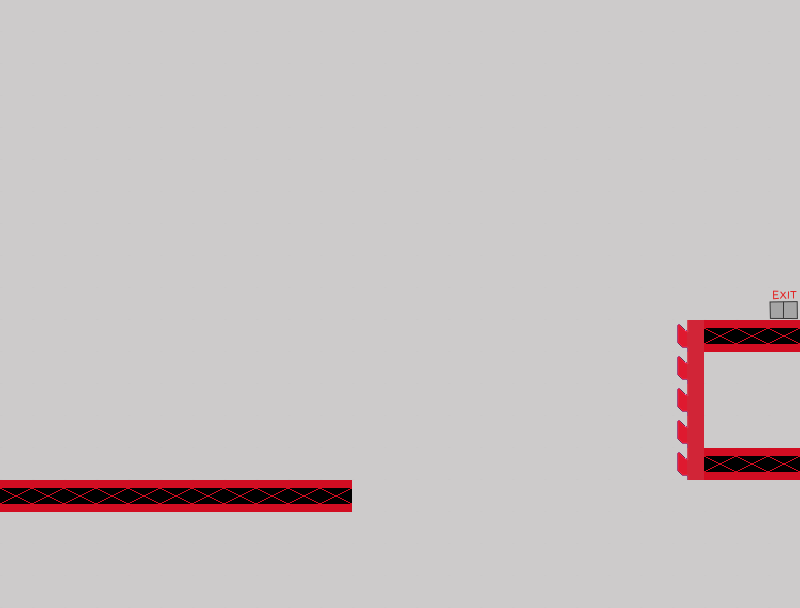

A 2D game scene composited from a Tiled map and its tileset images. What follows is a short description and the map's XML, with every tile layer's data as written:
An orthogonal 25x19 tile map with 32x32 px tiles, 3 tile layers (background, foreground, inst), 5 tilesets and 8 objects (player, goal).

<map version="1.0" orientation="orthogonal" renderorder="right-down" width="25" height="19" tilewidth="32" tileheight="32" nextobjectid="101">
 <tileset firstgid="1" name="factory_tilesheet" tilewidth="32" tileheight="32" tilecount="15" columns="5">
  <image source="factory_tilesheet.png" width="160" height="96" />
 </tileset>
 <tileset firstgid="16" name="inst" tilewidth="32" tileheight="48" tilecount="4" columns="4">
  <image source="left_right_buttons.png" width="128" height="48" />
 </tileset>
 <tileset firstgid="20" name="space" tilewidth="32" tileheight="48" tilecount="4" columns="4">
  <image source="space.png" width="128" height="48" />
 </tileset>
 <tileset firstgid="24" name="shift" tilewidth="32" tileheight="48" tilecount="4" columns="4">
  <image source="shift.png" width="128" height="48" />
 </tileset>
 <tileset firstgid="28" name="exit" tilewidth="32" tileheight="32" tilecount="1" columns="1">
  <image source="exit.png" width="32" height="32" />
 </tileset>
 <layer name="background" width="25" height="19">
  <data encoding="csv">
7,7,7,7,7,7,7,7,7,7,7,7,7,7,7,7,7,7,7,7,7,7,7,7,7,
7,7,7,7,7,7,7,7,7,7,7,7,7,7,7,7,7,7,7,7,7,7,7,7,7,
7,7,7,7,7,7,7,7,7,7,7,7,7,7,7,7,7,7,7,7,7,7,7,7,7,
7,7,7,7,7,7,7,7,7,7,7,7,7,7,7,7,7,7,7,7,7,7,7,7,7,
7,7,7,7,7,7,7,7,7,7,7,7,7,7,7,7,7,7,7,7,7,7,7,7,7,
7,7,7,7,7,7,7,7,7,7,7,7,7,7,7,7,7,7,7,7,7,7,7,7,7,
7,7,7,7,7,7,7,7,7,7,7,7,7,7,7,7,7,7,7,7,7,7,7,7,7,
7,7,7,7,7,7,7,7,7,7,7,7,7,7,7,7,7,7,7,7,7,7,7,7,7,
7,7,7,7,7,7,7,7,7,7,7,7,7,7,7,7,7,7,7,7,7,7,7,7,7,
7,7,7,7,7,7,7,7,7,7,7,7,7,7,7,7,7,7,7,7,7,7,7,7,7,
7,7,7,7,7,7,7,7,7,7,7,7,7,7,7,7,7,7,7,7,7,7,7,7,7,
7,7,7,7,7,7,7,7,7,7,7,7,7,7,7,7,7,7,7,7,7,7,7,7,7,
7,7,7,7,7,7,7,7,7,7,7,7,7,7,7,7,7,7,7,7,7,7,7,7,7,
7,7,7,7,7,7,7,7,7,7,7,7,7,7,7,7,7,7,7,7,7,7,7,7,7,
7,7,7,7,7,7,7,7,7,7,7,7,7,7,7,7,7,7,7,7,7,7,7,7,7,
7,7,7,7,7,7,7,7,7,7,7,7,7,7,7,7,7,7,7,7,7,7,7,7,7,
7,7,7,7,7,7,7,7,7,7,7,7,7,7,7,7,7,7,7,7,7,7,7,7,7,
7,7,7,7,7,7,7,7,7,7,7,7,7,7,7,7,7,7,7,7,7,7,7,7,7,
7,7,7,7,7,7,7,7,7,7,7,7,7,7,7,7,7,7,7,7,7,7,7,7,7
</data>
 </layer>
 <layer name="foreground" width="25" height="19">
  <data encoding="csv">
0,0,0,0,0,0,0,0,0,0,0,0,0,0,0,0,0,0,0,0,0,0,0,0,0,
0,0,0,0,0,0,0,0,0,0,0,0,0,0,0,0,0,0,0,0,0,0,0,0,0,
0,0,0,0,0,0,0,0,0,0,0,0,0,0,0,0,0,0,0,0,0,0,0,0,0,
0,0,0,0,0,0,0,0,0,0,0,0,0,0,0,0,0,0,0,0,0,0,0,0,0,
0,0,0,0,0,0,0,0,0,0,0,0,0,0,0,0,0,0,0,0,0,0,0,0,0,
0,0,0,0,0,0,0,0,0,0,0,0,0,0,0,0,0,0,0,0,0,0,0,0,0,
0,0,0,0,0,0,0,0,0,0,0,0,0,0,0,0,0,0,0,0,0,0,0,0,0,
0,0,0,0,0,0,0,0,0,0,0,0,0,0,0,0,0,0,0,0,0,0,0,0,0,
0,0,0,0,0,0,0,0,0,0,0,0,0,0,0,0,0,0,0,0,0,0,0,0,0,
0,0,0,0,0,0,0,0,0,0,0,0,0,0,0,0,0,0,0,0,0,0,0,0,28,
0,0,0,0,0,0,0,0,0,0,0,0,0,0,0,0,0,0,0,0,0,1,3,3,3,
0,0,0,0,0,0,0,0,0,0,0,0,0,0,0,0,0,0,0,0,0,1,0,0,0,
0,0,0,0,0,0,0,0,0,0,0,0,0,0,0,0,0,0,0,0,0,1,0,0,0,
0,0,0,0,0,0,0,0,0,0,0,0,0,0,0,0,0,0,0,0,0,1,0,0,0,
0,0,0,0,0,0,0,0,0,0,0,0,0,0,0,0,0,0,0,0,0,1,3,3,3,
3,3,3,3,3,3,3,3,3,3,3,0,0,0,0,0,0,0,0,0,0,0,0,0,0,
0,0,0,0,0,0,0,0,0,0,0,0,0,0,0,0,0,0,0,0,0,0,0,0,0,
0,0,0,0,0,0,0,0,0,0,0,0,0,0,0,0,0,0,0,0,0,0,0,0,0,
0,0,0,0,0,0,0,0,0,0,0,0,0,0,0,0,0,0,0,0,0,0,0,0,0
</data>
 </layer>
 <objectgroup name="collision">
  <object id="44" name="player" x="23.6667" y="391.667" width="28" height="30">
   <properties>
    <property name="sensor" type="bool" value="false" />
   </properties>
  </object>
  <object id="90" name="goal" x="768" y="288" width="32" height="32">
   <properties>
    <property name="collidable" type="bool" value="true" />
    <property name="sensor" type="bool" value="true" />
    <property name="type" value="goal" />
   </properties>
  </object>
  <object id="91" x="0" y="480">
   <properties>
    <property name="collidable" type="bool" value="true" />
    <property name="type" value="floor" />
   </properties>
   <polyline points="0,0 352,0" />
  </object>
  <object id="94" x="0" y="0">
   <properties>
    <property name="collidable" type="bool" value="true" />
    <property name="type" value="bounds" />
   </properties>
   <polyline points="0,0 0,736 800,736 800,0" />
  </object>
  <object id="96" x="-388" y="640">
   <properties>
    <property name="collidable" type="bool" value="true" />
    <property name="type" value="killbox" />
   </properties>
   <polyline points="0,0 1476,0" />
  </object>
  <object id="98" x="688" y="320" width="301.469">
   <properties>
    <property name="collidable" type="bool" value="true" />
    <property name="type" value="floor" />
   </properties>
   <polyline points="0,0 444.667,0" />
  </object>
  <object id="99" x="688" y="320" width="107.119" rotation="90">
   <properties>
    <property name="collidable" type="bool" value="true" />
    <property name="facing" value="left" />
    <property name="type" value="hook" />
   </properties>
   <polyline points="0,0 158,0" />
  </object>
  <object id="100" x="352" y="480" width="20.791" rotation="90">
   <properties>
    <property name="collidable" type="bool" value="true" />
    <property name="type" value="wall" />
   </properties>
   <polyline points="0,0 30.6667,0" />
  </object>
 </objectgroup>
 <layer name="inst" width="25" height="19">
  <data encoding="csv">
0,0,0,0,0,0,0,0,0,0,0,0,0,0,0,0,0,0,0,0,0,0,0,0,0,
0,0,0,0,0,0,0,0,0,0,0,0,0,0,0,0,0,0,0,0,0,0,0,0,0,
0,0,0,0,0,0,0,0,0,0,0,0,0,0,0,0,0,0,0,0,0,0,0,0,0,
0,0,0,0,0,0,0,0,0,0,0,0,0,0,0,0,0,0,0,0,0,0,0,0,0,
0,0,0,0,0,0,0,0,0,0,0,0,0,0,0,0,0,0,0,0,0,0,0,0,0,
0,0,0,0,0,0,0,0,0,0,0,0,0,0,0,0,0,0,0,0,0,0,0,0,0,
0,0,0,0,0,0,0,0,0,0,0,0,0,0,0,0,0,0,0,0,0,0,0,0,0,
0,0,0,0,0,0,0,0,0,0,0,0,0,0,0,0,0,0,0,0,0,0,0,0,0,
0,0,0,0,0,0,0,0,0,0,0,0,0,0,0,0,0,0,0,0,0,0,0,0,0,
0,0,0,0,0,0,0,0,0,0,0,0,0,0,0,0,0,0,0,0,0,0,0,0,0,
0,0,0,0,0,0,0,0,0,0,0,0,0,0,0,0,0,0,0,0,0,0,0,0,0,
0,0,0,0,0,0,0,0,0,0,0,0,0,0,0,0,0,0,0,0,0,0,0,0,0,
0,0,0,0,0,0,0,0,0,0,0,0,0,0,0,0,0,0,0,0,0,0,0,0,0,
0,0,0,0,0,0,0,0,0,0,0,0,0,0,0,0,0,0,0,0,0,0,0,0,0,
0,0,0,0,0,0,0,0,0,0,0,0,0,0,0,0,0,0,0,0,0,0,0,0,0,
0,0,0,0,0,0,0,0,0,0,0,0,0,0,0,0,0,0,0,0,0,0,0,0,0,
0,0,0,0,0,0,0,0,0,0,0,0,0,0,0,0,0,0,0,0,0,0,0,0,0,
0,0,0,0,0,0,0,0,0,0,0,0,0,0,0,0,0,0,0,0,0,0,0,0,0,
0,0,0,0,0,0,0,0,0,0,0,0,0,0,0,0,0,0,0,0,0,0,0,0,0
</data>
 </layer>
</map>
